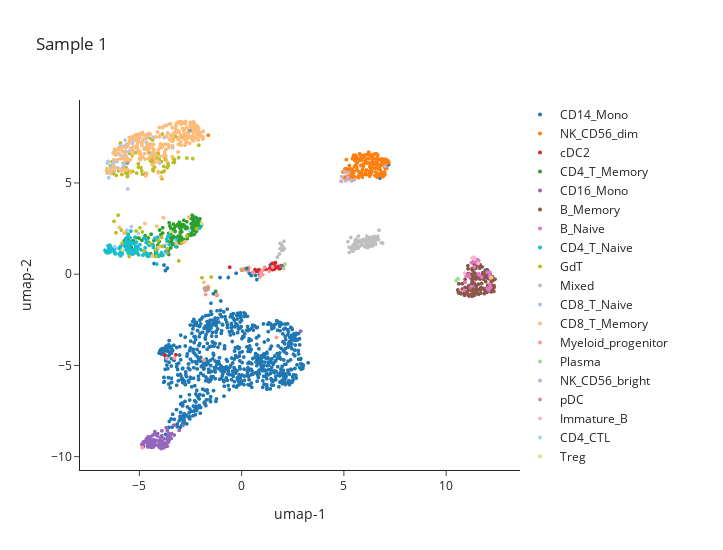

This figure's notebook cell:
### Code cell
fig = PBMC_HD01.protein.scatterplot(attribute='umap',colorby='Averaged.Detailed.Celltype.Mixed')
go.Figure(fig)
